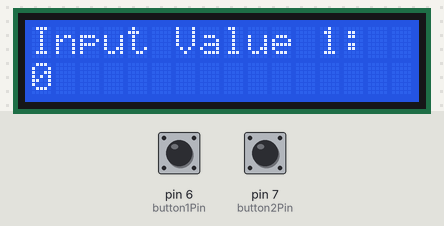
This sketch was run on a simulated Arduino Uno, built with avr-gcc and run on an emulated ATmega328P. On the bench: 16×2 character LCD. The inputs (shaded band) are chosen by the test bench; at power-on: pin 7 (button2Pin) HIGH, pin 6 (button1Pin) HIGH. What the sketch prints to the serial monitor is not drawn.

Above: at 1.2 s.
1.3 s: pin 7 (button2Pin) pulled LOW for 1 s
At 1.81 s:
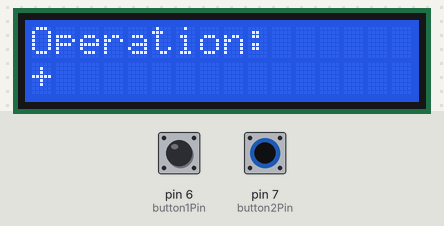
3.8 s: pin 6 (button1Pin) pulled LOW for 3.2 s
At 7.8 s:
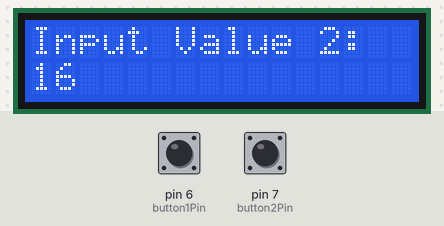
8.5 s: pin 6 (button1Pin) pulled LOW for 0.15 s
At 9.8 s:
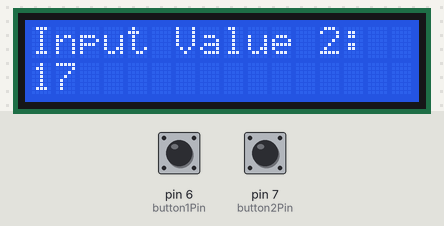
10.2 s: pin 7 (button2Pin) pulled LOW for 1 s
At 10.71 s:
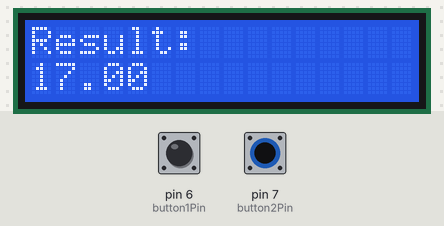
12.7 s: pin 6 (button1Pin) pulled LOW for 1 s
At 13.5 s:
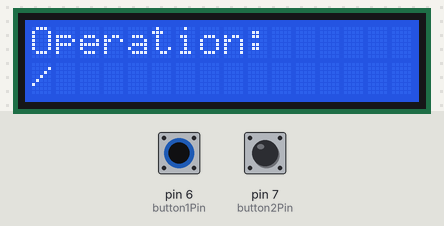
15.2 s: pin 7 (button2Pin) pulled LOW for 0.15 s
At 16.3 s:
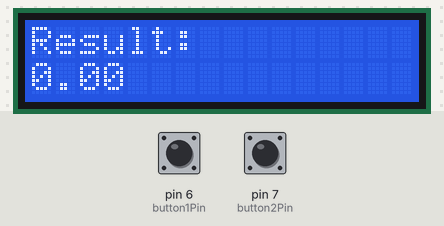
Timing chart, 0 to 17.9 s (numbered marks = the images above; inputs shaded):
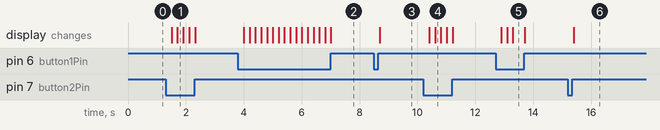

Measured:
- after the input at 1.3 s, the display: first changes after 0.21 s (image 1 shows a later state)
- after the input at 3.8 s, the display: first changes after 0.20 s (image 2 shows a later state)
- after the input at 8.5 s, the display: changes after 0.20 s (image 3)
- after the input at 10.2 s, the display: first changes after 0.20 s (image 4 shows a later state)
- after the input at 12.7 s, the display: first changes after 0.20 s (image 5 shows a later state)
- after the input at 15.2 s, the display: changes after 0.20 s (image 6)

The sketch:

LCD_Calculator.ino
```cpp
#include <LiquidCrystal.h>

// initialize the library by associating any needed LCD interface pin
// with the arduino pin number it is connected to
const int rs = 12, en = 11, d4 = 5, d5 = 4, d6 = 3, d7 = 2;
const int button1Pin = 6;
const int button2Pin = 7;
int Operand = 0;
int Number1 = 0;
int Number2 = 0;
float Result;
int t = 200; //delay time in millisdeconds
int part = 0;
int j = 0, k = 0, l = 0, m = 0;
unsigned long previousMillis = 0;
const long interval = 1000;
LiquidCrystal lcd(rs, en, d4, d5, d6, d7);

void setup() {
  Serial.begin(9600);
  lcd.begin(16, 2);

}
void printN(){ //this function prints out the values of the Numbers at each part of the calculation
  Serial.print("part ");
  Serial.println(part);
  Serial.print("Number1 ");
  Serial.println(Number1);
  Serial.print("Number2 ");
  Serial.println(Number2);
  Serial.print("operand ");
  Serial.println(Operand);
  Serial.print("Result ");
  Serial.println(Result);
  Serial.println("-------");
}
void loop() {
  int i, button1State, button2State;
  unsigned long currentMillis = millis();//this reads how long the code has been running for in milliseconds
  button1State = digitalRead(button1Pin);
  button2State = digitalRead(button2Pin);
   if (button2State == LOW){
    part = part + 1;
    delay(t);
  }
  if (part > 3){
    part = 0;
    Number1 = 0;
    Number2 = 0;
    j = 0;
    k = 0;
    l = 0;
    m = 0;
  }
  if (part == 0){ //this is where the first number is inputted
    lcd.setCursor(0,0);
    if ( j < 1){
      lcd.clear();
      lcd.print("Input Value 1: ");
      j = 1;
    }
    if (button1State == LOW){ //each time the button is pressed, the first number increases by one
      Number1 = Number1 + 1;
      delay(t);
    }
    lcd.setCursor(0,1);
    lcd.print(Number1);
  }

  if (part == 1){ //this is where the second number is inputted
    lcd.setCursor(0,0);
    if ( k < 1){
      lcd.clear();
      lcd.print("Input Value 2: ");
      k = 1;
    }
    if (button1State == LOW){ //each time the button is pressed, the second number increases by one
      Number2 = Number2 + 1;
      delay(t);
    }
    lcd.setCursor(0,1);
    lcd.print(Number2);
  }

  if (part == 2){ //this is where the arithmetic operand is decided
    lcd.setCursor(0,0);
    if ( l < 1){
      lcd.clear();
      lcd.print("Operation: ");
      l = 1;
    }
    if (button1State == LOW){
      Operand = Operand + 1;
      delay(t);
    }
    if (Operand == 0){
      lcd.setCursor(0,1);
      lcd.print("+");
    }
    if (Operand == 1){
      lcd.setCursor(0,1);
      lcd.print("-");
    }
    if (Operand == 2){
      lcd.setCursor(0,1);
      lcd.print("*");
    }
    if (Operand == 3){
      lcd.setCursor(0,1);
      lcd.print("/");
    }
    if (Operand > 3){
      Operand = 0;
    }
  }
  if (part == 3){
    lcd.setCursor(0,0);
    if ( m < 1){
      lcd.clear();
      lcd.print("Result: ");
      m = 1;
    }

    if (Operand == 0){
      Result = Number1 + Number2;
      lcd.setCursor(0,1);
      lcd.print(Result);
    }
    if (Operand == 1){
      Result = Number1 - Number2;
      lcd.setCursor(0,1);
      lcd.print(Result);
    }
    if (Operand == 2){
      Result = Number1 * Number2;
      lcd.setCursor(0,1);
      lcd.print(Result);
    }
    if (Operand == 3){
      Result = (double) Number1 / Number2;
      lcd.setCursor(0,1);
      lcd.print(Result);
    }
  }


  if (currentMillis - previousMillis >= interval) {
    previousMillis = currentMillis;
    printN();
  }
}
```
